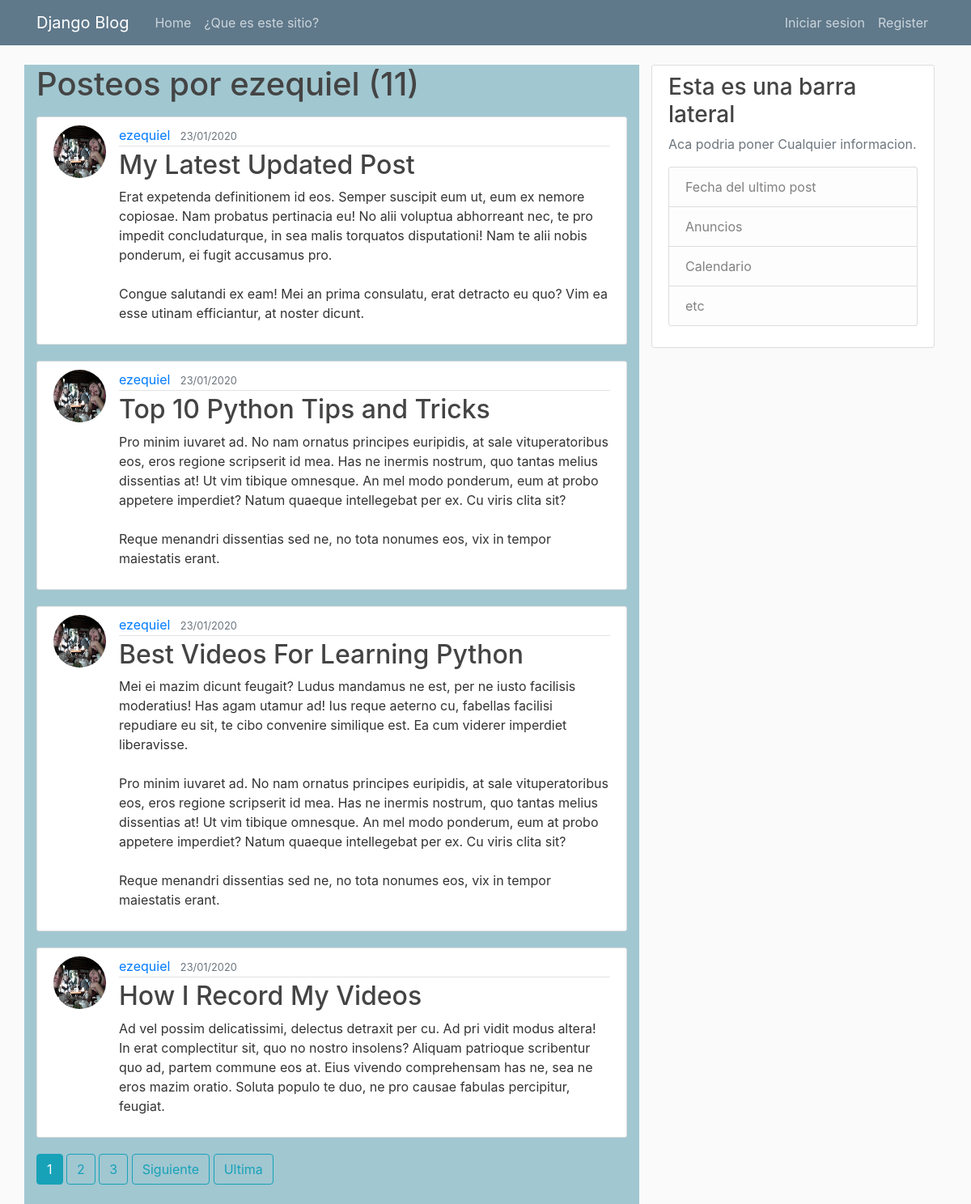
Screenshot of /user/ezequiel with the database file from the repository.
### blog/models.py (models this page shows, shortened)
class Post(models.Model):
    title = models.CharField(max_length=100)
    content = RichTextField()#models.TextField()
    date_posted = models.DateTimeField(default=timezone.now)
    author = models.ForeignKey(User, on_delete=models.CASCADE)

### users/models.py (models this page shows, shortened)
class Profile(models.Model):
    user = models.OneToOneField(
            User,
            on_delete = models.CASCADE
    )
    image = models.ImageField(
            default = 'default.jpg',
            upload_to = 'profile_pics'
    )

### blog/views.py (the view)
# urls.py: path('user/<str:username>', UserPostListView.as_view(), name='user-posts' ),
class UserPostListView(ListView):
    model = Post
    template_name = 'blog/user_post.html' #<app>/<model>_<viewtype>.html
    context_object_name = 'posts'
    ordering = ['-date_posted']
    paginate_by = 4
    def get_queryset(self):
        user = get_object_or_404(User, username=self.kwargs.get('username'))
        return Post.objects.filter(author=user).order_by('-date_posted')

### blog/templates/blog/user_post.html (shortened to what this page needs)
{% extends "blog/base.html" %}
{% block content %}
  <h1 class="mb-3">Posteos por {{ view.kwargs.username }} ({{ page_obj.paginator.count }})</h1>
  {% for post in posts %}
      <article class="media content-section">
        <img class="rounded-circle article-img" src="{{ post.author.profile.image.url }}" alt="">
        <div  class="media-body">
          <div class="article-metadata">
            <a class="mr-2" href="{% url 'user-posts' post.author.username %}">{{ post.author }}</a>
            <small class="text-muted">{{ post.date_posted|date:"d/m/Y" }}</small>
          </div>
          <h2><a class="article-title" href="{% url 'post-detail' post.id %}">{{ post.title }}</a></h2>
          <p class="article-content">{{ post.content }}</p>
        </div>
      </article>
  {% endfor %}
  {% if is_paginated %}
    {% for num in page_obj.paginator.page_range %}
      {% if page_obj.number == num %}
        <a class="btn btn-info mb-4" href="?page={{ num }}">{{ num }}</a>
      {% elif num > page_obj.number|add:'-3' and num < page_obj.number|add:'3'%}
        <a class="btn btn-outline-info mb-4" href="?page={{ num }}">{{ num }}</a>
      {% endif %}
    {% endfor %}
    {% if page_obj.has_next %}
      <a class="btn btn-outline-info mb-4" href="?page={{ page_obj.next_page_number }}">Siguiente</a>
      <a class="btn btn-outline-info mb-4" href="?page={{ page_obj.paginator.num_pages }}">Ultima</a>
    {% endif %}
  {% endif %}
{% endblock content %}

### blog/templates/blog/base.html (shortened to what this page needs)
{% load static %}
<!DOCTYPE html>
<html>
<head>
    <link rel="stylesheet" href="https://maxcdn.bootstrapcdn.com/bootstrap/4.0.0/css/bootstrap.min.css">
    <link rel="stylesheet" type="text/css" href="{% static 'blog/main.css' %}">
</head>
<body>
    <header class="site-header">
      <nav class="navbar navbar-expand-md navbar-dark bg-steel fixed-top">
        <div class="container">
          <a class="navbar-brand mr-4" href="{% url 'blog-home' %}">Django Blog</a>
          <div class="collapse navbar-collapse" id="navbarToggle">
            <div class="navbar-nav mr-auto">
              <a class="nav-item nav-link" href="{% url 'blog-home' %}">Home</a>
              <a class="nav-item nav-link" href="{% url 'blog-about' %}">¿Que es este sitio?</a>
            </div>
            <div class="navbar-nav">
              {% if user.is_authenticated %}
                <a class="nav-item nav-link" href="{% url 'post-create' %}">Crear Posteo</a>
                <a class="nav-item nav-link" href="{% url 'profile' %}">Perfil</a>
                <a class="nav-item nav-link" href="{% url 'logout' %}">Cerrar sesion</a>
              {% else %}
                <a class="nav-item nav-link" href="{% url 'login' %}">Iniciar sesion</a>
                <a class="nav-item nav-link" href="{% url 'register' %}">Register</a>
              {% endif %}
            </div>
          </div>
        </div>
      </nav>
    </header>
    <main role="main" class="container">
      <div class="row">
        <div style="background: #a1c7d1" class="col-md-8">
          {% block content %}{% endblock %}
        </div>
        <div class="col-md-4">
          <div class="content-section">
            <h3>Esta es una barra lateral</h3>
            <p class='text-muted'>Aca podria poner Cualquier informacion.
              <ul class="list-group">
                <li class="list-group-item list-group-item-light">Fecha del ultimo post</li>
                <li class="list-group-item list-group-item-light">Anuncios</li>
                <li class="list-group-item list-group-item-light">Calendario</li>
                <li class="list-group-item list-group-item-light">etc</li>
              </ul>
            </p>
          </div>
        </div>
      </div>
    </main>
</body>
</html>

### blog/static/blog/main.css (style rules this page uses)
body { background: #fafafa; color: #333333; margin-top: 5rem; }
h1, h2, h3, h4, h5, h6 { color: #444444; }
ul { margin: 0; }
.bg-steel { background-color: #5f788a; }
.site-header .navbar-nav .nav-link { color: #cbd5db; }
.content-section { background: #ffffff; padding: 10px 20px; border: 1px solid #dddddd; border-radius: 3px; margin-bottom: 20px; }
.article-title { color: #444444; }
.article-content { white-space: pre-line; }
.article-img { height: 65px; width: 65px; margin-right: 16px; }
.article-metadata { padding-bottom: 1px; margin-bottom: 4px; border-bottom: 1px solid #e3e3e3 }

### rows the page displays
Post: author.profile.image (picture), author "ezequiel", date_posted "23/01/2020", title "My Latest Updated Post", content "Erat expetenda definitionem id eos. Semper suscipit eum ut, eum ex nemore copiosae. Nam probatus pertinacia eu! No alii voluptua abhorreant nec, te pro impedit concludaturque, in sea malis torquatos disputationi! Nam te alii nobis ponderum, ei fugit accusamus pro. Congue salutandi ex eam! Mei an prima consulatu, erat detracto eu quo? Vim ea esse utinam efficiantur, at noster dicunt."
Post: author.profile.image (picture), author "ezequiel", date_posted "23/01/2020", title "Top 10 Python Tips and Tricks", content "Pro minim iuvaret ad. No nam ornatus principes euripidis, at sale vituperatoribus eos, eros regione scripserit id mea. Has ne inermis nostrum, quo tantas melius dissentias at! Ut vim tibique omnesque. An mel modo ponderum, eum at probo appetere imperdiet? Natum quaeque intellegebat per ex. Cu viris clita sit? Reque menandri dissentias sed ne, no tota nonumes eos, vix in tempor maiestatis erant."
Post: author.profile.image (picture), author "ezequiel", date_posted "23/01/2020", title "Best Videos For Learning Python", content "Mei ei mazim dicunt feugait? Ludus mandamus ne est, per ne iusto facilisis moderatius! Has agam utamur ad! Ius reque aeterno cu, fabellas facilisi repudiare eu sit, te cibo convenire similique est. Ea cum viderer imperdiet liberavisse. Pro minim iuvaret ad. No nam ornatus principes euripidis, at sale vituperatoribus eos, eros regione scripserit id mea. Has ne inermis nostrum, quo tantas melius dissentias at! Ut vim tibique omnesque. An mel modo ponderum, eum at probo appetere imperdiet? Natum quaeque intellegebat per ex. Cu viris clita sit? Reque menandri dissentias sed ne, no tota nonumes eos, vix in tempor maiestatis erant."
Post: author.profile.image (picture), author "ezequiel", date_posted "23/01/2020", title "How I Record My Videos", content "Ad vel possim delicatissimi, delectus detraxit per cu. Ad pri vidit modus altera! In erat complectitur sit, quo no nostro insolens? Aliquam patrioque scribentur quo ad, partem commune eos at. Eius vivendo comprehensam has ne, sea ne eros mazim oratio. Soluta populo te duo, ne pro causae fabulas percipitur, feugiat."

### other values shown
{{ view.kwargs.username }} "ezequiel"
{{ page_obj.paginator.count }} "11"
{{ num }} "1"
{{ num }} "2" "3"
